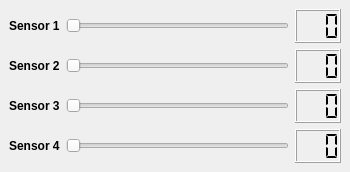
<?xml version="1.0" encoding="UTF-8"?>
<ui version="4.0">
 <class>ServerDemo</class>
 <widget class="QMainWindow" name="ServerDemo">
  <property name="geometry">
   <rect>
    <x>0</x>
    <y>0</y>
    <width>350</width>
    <height>172</height>
   </rect>
  </property>
  <property name="sizePolicy">
   <sizepolicy hsizetype="MinimumExpanding" vsizetype="Minimum">
    <horstretch>0</horstretch>
    <verstretch>0</verstretch>
   </sizepolicy>
  </property>
  <property name="minimumSize">
   <size>
    <width>350</width>
    <height>172</height>
   </size>
  </property>
  <property name="maximumSize">
   <size>
    <width>16777215</width>
    <height>172</height>
   </size>
  </property>
  <property name="windowTitle">
   <string>Server Demo</string>
  </property>
  <widget class="QWidget" name="centralwidget">
   <layout class="QVBoxLayout" name="verticalLayout_2">
    <item>
     <layout class="QHBoxLayout" name="hLayout1">
      <item>
       <widget class="QLabel" name="label1">
        <property name="font">
         <font>
          <weight>75</weight>
          <bold>true</bold>
         </font>
        </property>
        <property name="text">
         <string>Sensor 1</string>
        </property>
       </widget>
      </item>
      <item>
       <widget class="QSlider" name="slider1">
        <property name="maximum">
         <number>99</number>
        </property>
        <property name="orientation">
         <enum>Qt::Horizontal</enum>
        </property>
       </widget>
      </item>
      <item>
       <widget class="QLCDNumber" name="lcd1">
        <property name="minimumSize">
         <size>
          <width>0</width>
          <height>32</height>
         </size>
        </property>
        <property name="numDigits">
         <number>3</number>
        </property>
        <property name="segmentStyle">
         <enum>QLCDNumber::Flat</enum>
        </property>
       </widget>
      </item>
     </layout>
    </item>
    <item>
     <layout class="QHBoxLayout" name="hLayout2">
      <item>
       <widget class="QLabel" name="label2">
        <property name="font">
         <font>
          <weight>75</weight>
          <bold>true</bold>
         </font>
        </property>
        <property name="text">
         <string>Sensor 2</string>
        </property>
       </widget>
      </item>
      <item>
       <widget class="QSlider" name="slider2">
        <property name="maximum">
         <number>99</number>
        </property>
        <property name="orientation">
         <enum>Qt::Horizontal</enum>
        </property>
       </widget>
      </item>
      <item>
       <widget class="QLCDNumber" name="lcd2">
        <property name="minimumSize">
         <size>
          <width>0</width>
          <height>32</height>
         </size>
        </property>
        <property name="numDigits">
         <number>3</number>
        </property>
        <property name="segmentStyle">
         <enum>QLCDNumber::Flat</enum>
        </property>
       </widget>
      </item>
     </layout>
    </item>
    <item>
     <layout class="QHBoxLayout" name="hLayout3">
      <item>
       <widget class="QLabel" name="label3">
        <property name="font">
         <font>
          <weight>75</weight>
          <bold>true</bold>
         </font>
        </property>
        <property name="text">
         <string>Sensor 3</string>
        </property>
       </widget>
      </item>
      <item>
       <widget class="QSlider" name="slider3">
        <property name="maximum">
         <number>99</number>
        </property>
        <property name="orientation">
         <enum>Qt::Horizontal</enum>
        </property>
       </widget>
      </item>
      <item>
       <widget class="QLCDNumber" name="lcd3">
        <property name="minimumSize">
         <size>
          <width>0</width>
          <height>32</height>
         </size>
        </property>
        <property name="numDigits">
         <number>3</number>
        </property>
        <property name="segmentStyle">
         <enum>QLCDNumber::Flat</enum>
        </property>
       </widget>
      </item>
     </layout>
    </item>
    <item>
     <layout class="QHBoxLayout" name="hLayout4">
      <item>
       <widget class="QLabel" name="label4">
        <property name="font">
         <font>
          <weight>75</weight>
          <bold>true</bold>
         </font>
        </property>
        <property name="text">
         <string>Sensor 4</string>
        </property>
       </widget>
      </item>
      <item>
       <widget class="QSlider" name="slider4">
        <property name="maximum">
         <number>99</number>
        </property>
        <property name="orientation">
         <enum>Qt::Horizontal</enum>
        </property>
       </widget>
      </item>
      <item>
       <widget class="QLCDNumber" name="lcd4">
        <property name="minimumSize">
         <size>
          <width>0</width>
          <height>32</height>
         </size>
        </property>
        <property name="numDigits">
         <number>3</number>
        </property>
        <property name="segmentStyle">
         <enum>QLCDNumber::Flat</enum>
        </property>
       </widget>
      </item>
     </layout>
    </item>
   </layout>
  </widget>
 </widget>
 <resources/>
 <connections/>
</ui>
